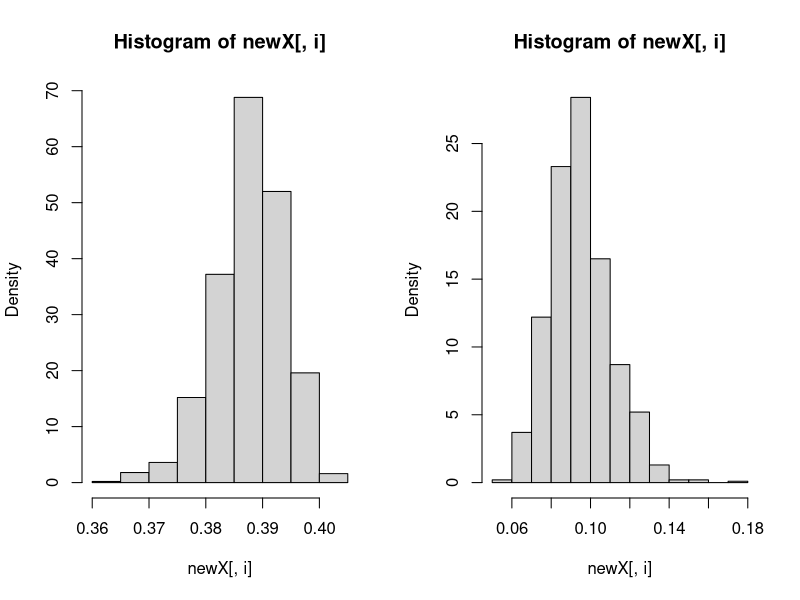
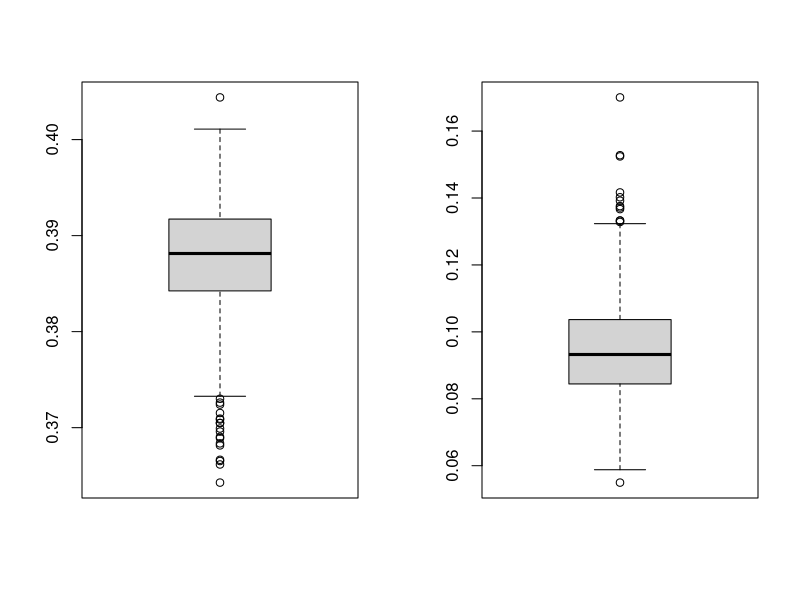
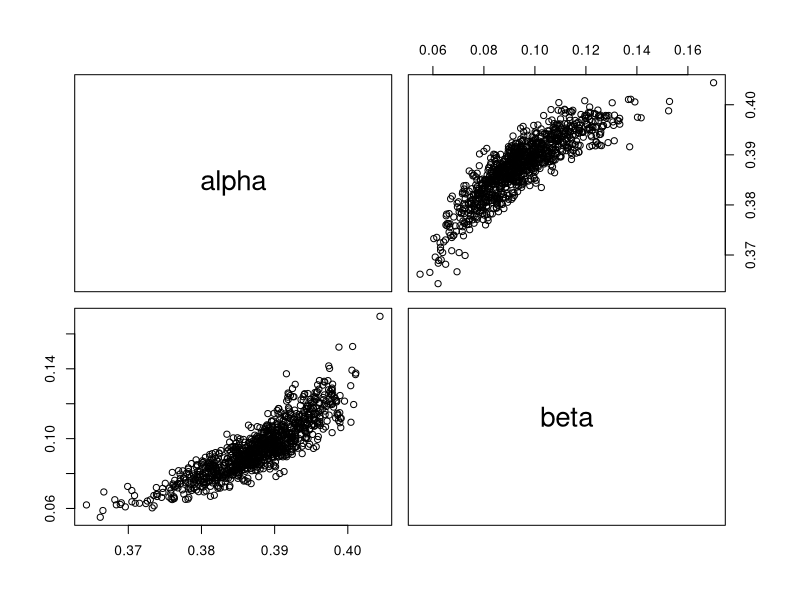
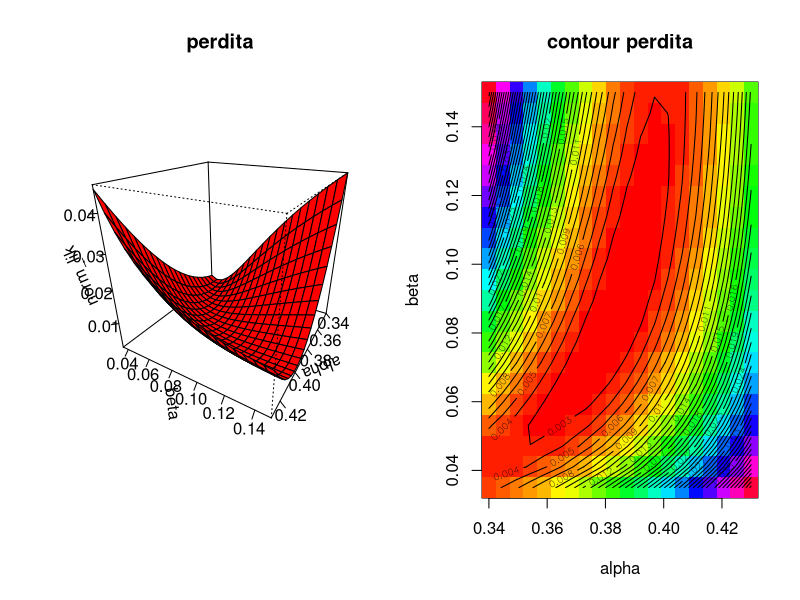

Generate these figures, in order, with R:
#############################################
###### es di modello di regressione NON lineare
#############################################

### dataset tratto da dispensa

dati <- matrix(c(8 ,0.49,
10,	0.475,
12,	0.45,
14,	0.437,
16,	0.433,
18,	0.455,
20,	0.423,
22,	0.407,
24,	0.407,
26,	0.407,
28,	0.405,
30,	0.393,
32,	0.405,
34,	0.4,
36,	0.395,
38,	0.4,
40,	0.39,
42,	0.39), nrow=18, ncol=2, byrow=T)

dati <- data.frame(dati)
names(dati) <- c("x","y")

### Gauss Newton
Igrad <- function(param) 1-exp(-param*(dati$x-8))
IIgrad <- function(param) -(0.49-param[1])*(dati$x-8)*exp(-param[2]*(dati$x-8))
modello <- function(param) param[1]+(0.49-param[1])*exp(-param[2]*(dati$x-8))

### inizializzazione dei parametri
teta <- c(.1,.1)

### matrice dei gradienti numerici
Z <- cbind(Igrad(param=teta[2]),IIgrad(param=teta))

### ciclo Gauss-Newton per convergenza 
for(i in 1:10){
  teta <- as.vector(teta) + solve(t(Z) %*% Z) %*% t(Z) %*% (dati$y-modello(param=teta))
  Z <- cbind(Igrad(param=teta[2]),IIgrad(param=teta))
  print(c(t(teta), sum((dati$y-modello(teta))^2)))
  
}

# stima con OPTIM
per_otim <- function(param, data) {
  sum((data$y-(param[1]+(0.49-param[1])*exp(-param[2]*(data$x-8))))^2)
}  
optim(par = c(.1,.1), fn = per_otim, data=dati)$par


######################################## 
# distribuzione simulata dello stimatore dei parametri
########################################

sigma <- (sum(1/16*(dati$y-modello(teta))^2))^.5
#inizializzo un oggetto dove memorizzo le stime di b
teta_estimates <- NULL

for(i in 1:1000){
  #genero un vettore di num casuali da una normale
  eps <- rnorm(18, mean=0, sd=sigma)
  # genero y
  dati$y <- modello(teta)+ eps
  
  ### inizializzazione dei parametri
  teta_pert <- c(0.3,0.1)
  
  ### matrice dei gradienti numerici
  Z <- cbind(Igrad(param=teta_pert[2]),IIgrad(param=teta_pert))
  
  ### ciclo Gauss-Newton per convergenza 
  for(i in 1:10){
    teta_pert <- as.vector(teta_pert) + solve(t(Z) %*% Z) %*% t(Z) %*% (dati$y-modello(param=teta_pert))
    Z <- cbind(Igrad(param=teta_pert[2]),IIgrad(param=teta_pert))
  }
  
  # aggiungo (stack) la nuova stima alla base di un vettore
  teta_estimates <- rbind(teta_estimates, t(teta_pert))
}

par(mfrow=c(1,2))
apply(teta_estimates, MARGIN=2, hist, freq=F)
apply(teta_estimates, MARGIN=2, boxplot)
pairs(teta_estimates, labels = c("alpha", "beta"))


################################################
######## istruzioni avanzate
######## superficie di perdita
alpha<- rep(seq(.34,.43,length=20), each=20)
beta<- rep(seq(.035,.15,length=20), times=20)
alpha_beta <- cbind(alpha, beta)

funz_perdita <-function(param ) sum((dati$y-modello(param))^2)

perdita <- NULL
for( i in 1:20^2){
  perdita <- rbind(perdita, funz_perdita(param=alpha_beta[i,]))
}

#### utilizzo del comando apply
#### logliks <- apply(alpha_beta, MARGIN=1, loglik, devstd=devstds)

sup <- matrix(perdita, 20,20,byrow=T)
persp(unique(alpha), unique(beta),sup,theta = 120, phi = 25, expand = 1, col = rainbow(1),ticktype="detailed",xlab="alpha",ylab="beta",zlab="norm_lik", main="perdita")

image(unique(alpha), unique(beta),sup, 
      col=rainbow(50),xlab="alpha", ylab="beta",main="contour perdita")
contour(unique(alpha), unique(beta),sup,
        nlevels=35,xlab="alpha", ylab="beta", add=T)

### esercizio

